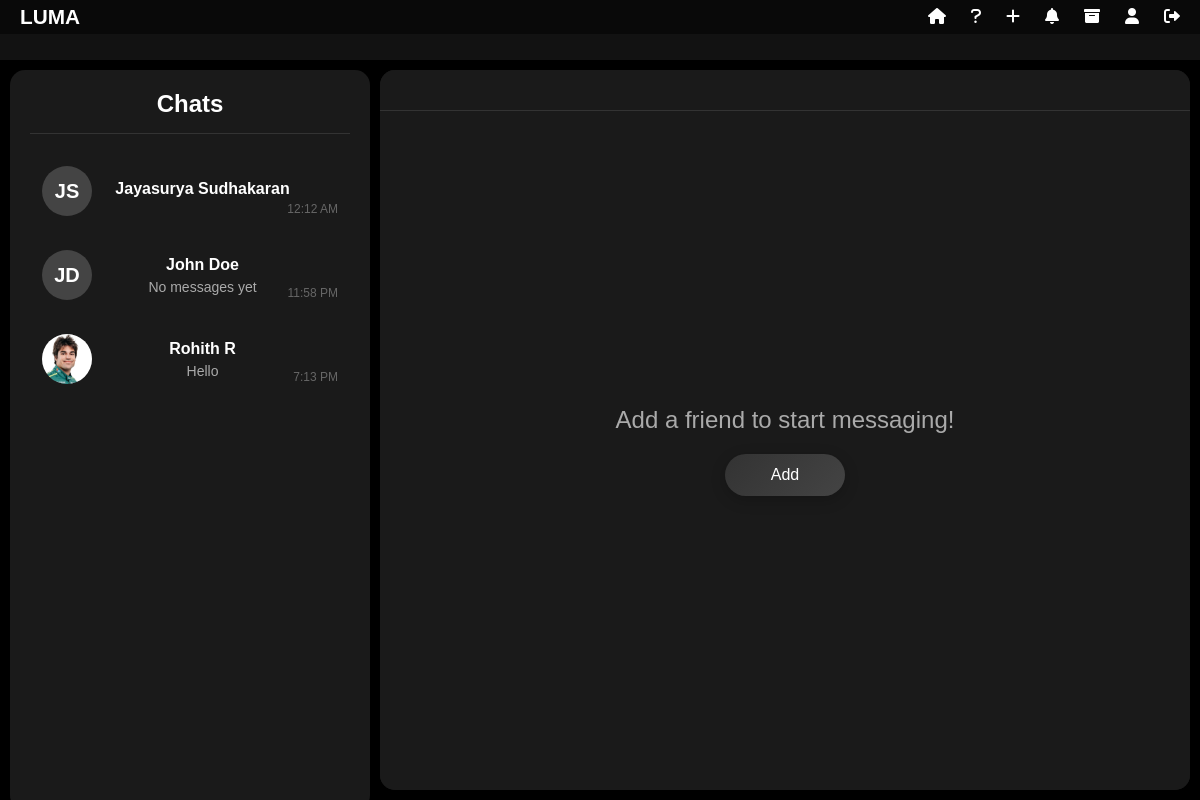
Before: /chats/ (signed in) with the older database file.
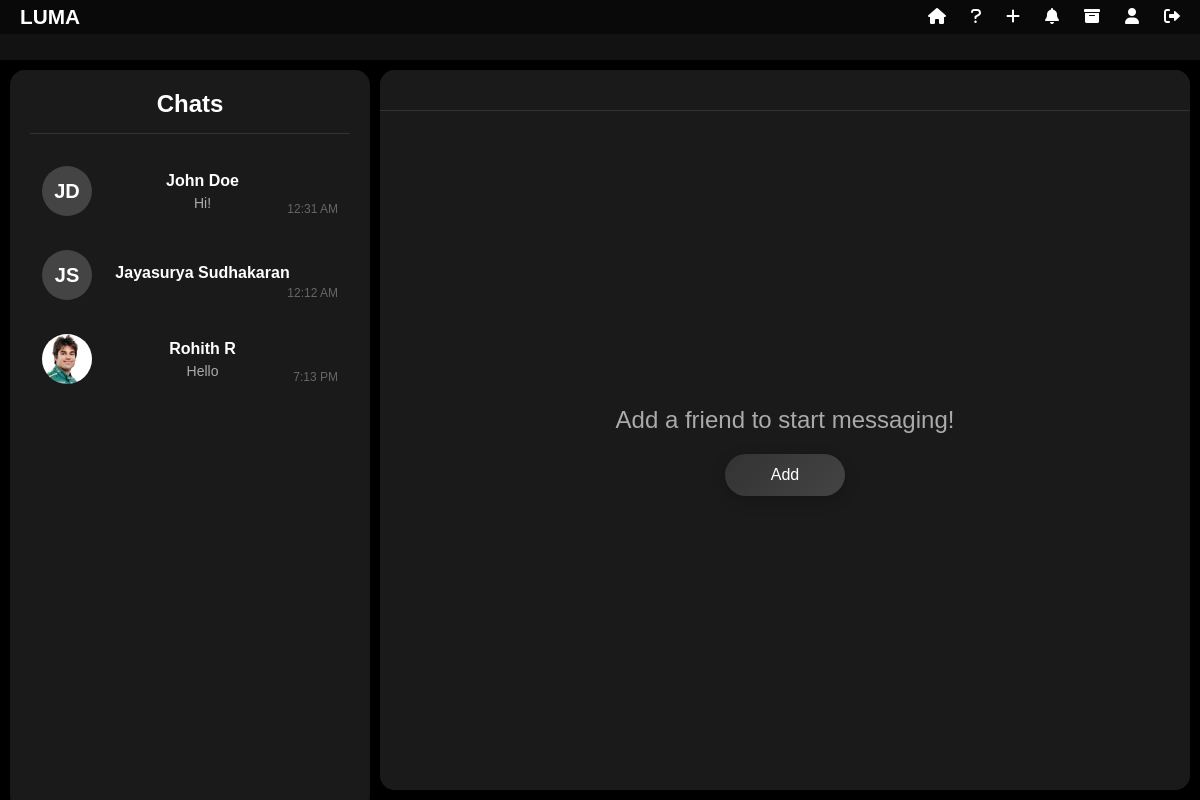
After: the same page with the newer database file.
### chat/models.py (models this page shows, shortened)
class Chat(models.Model):
    sender = models.ForeignKey(User, related_name='sender_chats', on_delete=models.CASCADE)
    recipient = models.ForeignKey(User, related_name='recipient_chats', on_delete=models.CASCADE)
    created_at = models.DateTimeField(auto_now_add=True)
    updated_at = models.DateTimeField(auto_now=True)
    archived_by = models.ManyToManyField(User, related_name='archived_chats', blank=True)
    class Meta:
        db_table = 'chat_chat'

class User(AbstractBaseUser):
    first_name = models.CharField(max_length=30)
    last_name = models.CharField(max_length=30)
    username = models.CharField(max_length=30, unique=True)
    email = models.EmailField(unique=True)
    profile_picture = models.ImageField(upload_to='profile_pics', blank=True, null=True)  # Removed trailing slash
    created_at = models.DateTimeField(auto_now_add=True)
    is_active = models.BooleanField(default=True)
    is_admin = models.BooleanField(default=False)
    is_banned = models.BooleanField(default=False)
    ban_expiry = models.DateTimeField(null=True, blank=True)
    ban_reason = models.TextField(blank=True, null=True)
    objects = UserManager()
    USERNAME_FIELD = 'username'
    REQUIRED_FIELDS = ['email', 'first_name', 'last_name']
    class Meta:
        db_table = 'chat_user'
    def is_currently_banned(self):
        if not self.is_banned:
            return False
        if self.ban_expiry and timezone.now() > self.ban_expiry:
            self.unban_user()
            return False
        return True

class Message(models.Model):
    chat = models.ForeignKey(Chat, related_name='messages', on_delete=models.CASCADE)
    sender = models.ForeignKey(User, on_delete=models.CASCADE)
    content = models.TextField()
    sent_at = models.DateTimeField(auto_now_add=True)
    read_by = models.ManyToManyField(User, related_name='read_messages', blank=True)
    deleted_for = models.ManyToManyField(User, related_name='deleted_messages', blank=True)
    deleted_for_everyone = models.BooleanField(default=False)
    attachment = models.FileField(upload_to='chat_attachments', null=True, blank=True)  # Removed trailing slash
    attachment_type = models.CharField(max_length=50, null=True, blank=True)
    attachment_name = models.CharField(max_length=255, null=True, blank=True)
    class Meta:
        db_table = 'chat_message'
        ordering = ['sent_at']

### chat/views.py (the view)
# urls.py: path('chats/', views.chat_list, name='chat_list'),
@login_required
def chat_list(request):
    print(f"Current user: {request.user.username}")
    print(f"User ID: {request.user.id}")
    chats = Chat.objects.filter(
        Q(sender=request.user) | Q(recipient=request.user)
    ).exclude(
        Q(sender__in=BlockedUser.objects.filter(blocked=request.user).values('blocker')) |
        Q(recipient__in=BlockedUser.objects.filter(blocked=request.user).values('blocker'))
    ).exclude(
        archived_by=request.user
    ).order_by('-updated_at')
    for chat in chats:
        other_user = chat.recipient if chat.sender == request.user else chat.sender
        unread_count = Message.objects.filter(
            chat=chat,
            sender=other_user,
            deleted_for_everyone=False  # Exclude messages deleted for everyone
        ).exclude(read_by=request.user).count()
        chat.unread_count = unread_count
        last_message = chat.messages.filter(
            deleted_for_everyone=False
        ).order_by('-sent_at').first()
        if last_message:
            chat.last_message = last_message.content
        else:
            chat.last_message = "No messages yet"
        chat.sender_profile_pic = chat.sender.profile_picture.url if chat.sender.profile_picture else None
        chat.recipient_profile_pic = chat.recipient.profile_picture.url if chat.recipient.profile_picture else None
    print(f"Number of chats found: {chats.count()}")
    all_chats = Chat.objects.all()
    print(f"Total chats in database: {all_chats.count()}")
    for chat in all_chats:
        print(f"Chat ID: {chat.id}")
        print(f"Sender: {chat.sender.username} (ID: {chat.sender.id})")
        print(f"Recipient: {chat.recipient.username} (ID: {chat.recipient.id})")
        print("---")
    print("\nUser's chats:")
    for chat in chats:
        print(f"Chat ID: {chat.id}")
        print(f"Sender: {chat.sender.username}")
        print(f"Recipient: {chat.recipient.username}")
        print(f"Latest message: {chat.last_message}")
        print("---")
    return render(request, 'chat.html', {
        'chats': chats,
        'active_chat': None,
        'current_user': request.user
    })

### templates/chat.html (shortened to what the changed rows need)
{% extends "base.html" %} {% load tz %} {% load chat_filters %} {% block content %}
<link
  href="https://cdnjs.cloudflare.com/ajax/libs/font-awesome/6.0.0/css/all.min.css"
  rel="stylesheet"
/>
<div class="chat-container">
  <div class="chat-list-panel">
    <div class="chat-list">
      {% if chats %}
        {% for chat in chats %}
        <div
          class="chat-item {% if active_chat and chat.id == active_chat.id %} active {% endif %}{% if chat.unread_count > 0 %} has-unread {% endif %}"
          data-chat-url="{% url 'chat_detail' chat.id %}"
          data-chat-id="{{ chat.id }}"
          onclick="loadChat(this, event)">
          <div class="chat-item-pfp">
            {% if chat.sender == request.user %}
              {% if chat.recipient_profile_pic %}
                <img
                  src="{{ chat.recipient_profile_pic }}"
                  alt="Profile Picture"
                  class="pfp-image"
                  onerror="this.style.display='none'; this.nextElementSibling.style.display='flex';"
                />
              {% else %}
                <div class="pfp-initials">
                  {{ chat.recipient.first_name|slice:":1" }}{{ chat.recipient.last_name|slice:":1" }}
                </div>
              {% endif %}
            {% endif %}
          </div>
          <div class="chat-item-details">
            <div class="chat-item-name"
                 data-first-name="{% if chat.sender == request.user %}{{ chat.recipient.first_name }}{% else %}{{ chat.sender.first_name }}{% endif %}"
                 data-last-name="{% if chat.sender == request.user %}{{ chat.recipient.last_name }}{% else %}{{ chat.sender.last_name }}{% endif %}">
              {% if chat.sender == request.user %}
                {{ chat.recipient.first_name }} {{ chat.recipient.last_name }}
              {% else %}
                {{ chat.sender.first_name }} {{ chat.sender.last_name }}
              {% endif %}
            </div>
            <div class="chat-item-preview">
              {{ chat.last_message|truncatewords:10 }}
            </div>
          </div>
          <div class="chat-item-time">
            {{ chat.updated_at|localtime|date:"g:i A" }}
          </div>
        </div>
        {% endfor %}
      {% else %}
        <div style="text-align: center; color: #666; padding: 20px;">
          No chats yet. Add a friend to start chatting!
        </div>
      {% endif %}
    </div>
  </div>
  {% endblock %}

Changed rows visible on the page:
changed Chat "John": last_message "No messages yet" → "Hi!"; updated_at "11:58 PM" → "12:31 AM"; moves up the list
